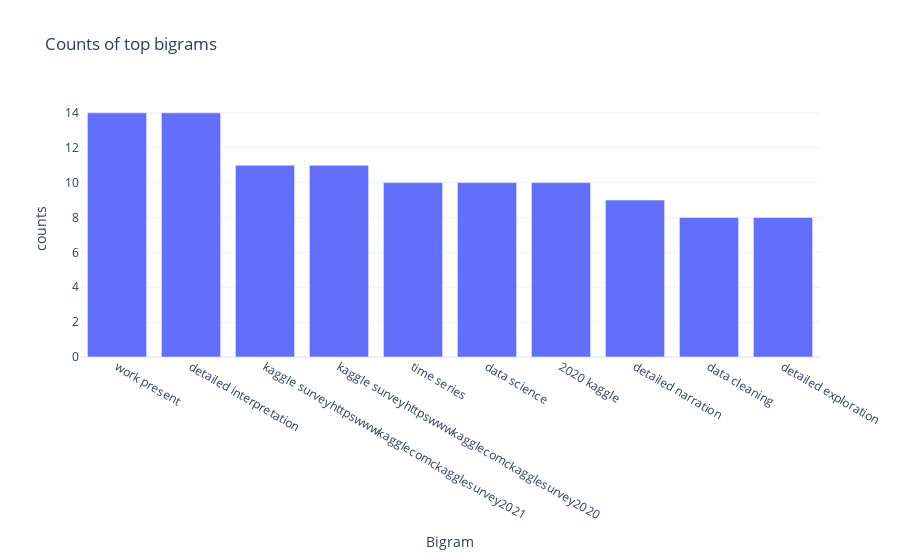

Notebook cell for this chart:
### Code cell
fig = px.bar(bigram[:10], x='bigrams', y='counts', title='Counts of top bigrams', template='plotly_white', labels={'bigrams': 'Bigram', 'count': 'Count'})
fig.show()

### Figure 1 — Plotly figure (JSON) as saved in the notebook; plotly's stock layout.template omitted (floating-point values rounded to 4 significant figures)
{"data": [{"alignmentgroup": "True", "hovertemplate": "Bigram=%{x}<br>counts=%{y}<extra></extra>", "legendgroup": "", "marker": {"color": "#636efa", "pattern": {"shape": ""}}, "name": "", "offsetgroup": "", "orientation": "v", "showlegend": false, "textposition": "auto", "type": "bar", "x": ["work present", "detailed interpretation", "kaggle surveyhttpswwwkagglecomckagglesurvey2021", "kaggle surveyhttpswwwkagglecomckagglesurvey2020", "time series", "data science", "2020 kaggle", "detailed narration", "data cleaning", "detailed exploration"], "xaxis": "x", "y": [14, 14, 11, 11, 10, 10, 10, 9, 8, 8], "yaxis": "y"}], "layout": {"barmode": "relative", "legend": {"tracegroupgap": 0}, "title": {"text": "Counts of top bigrams"}, "xaxis": {"anchor": "y", "domain": [0, 1], "title": {"text": "Bigram"}}, "yaxis": {"anchor": "x", "domain": [0, 1], "title": {"text": "counts"}}}}
